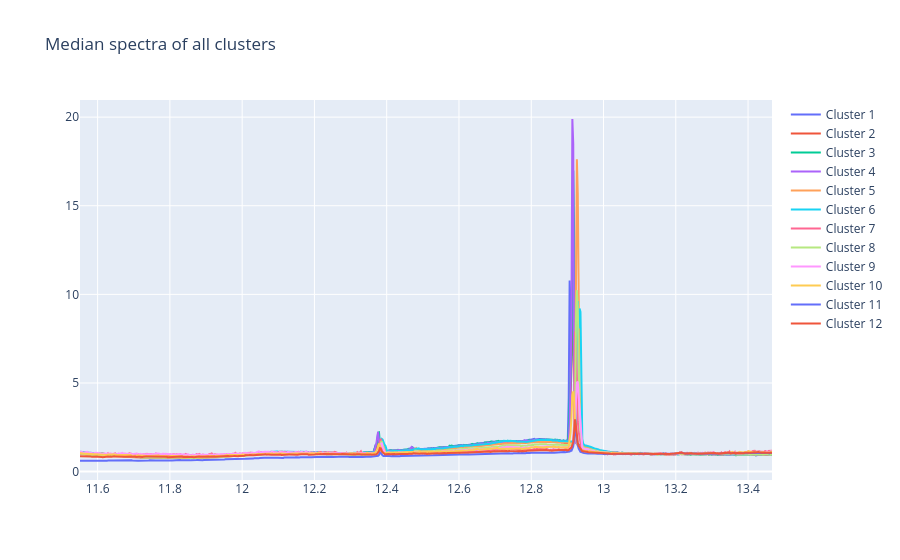

Notebook code for this chart:
### Code cell
# Median of all clusters
median_spectra = [hcl.get_cluster_median(i) for i in range(1, hcl.n+1)]

fig = go.Figure()
for i, median_spectrum in enumerate(median_spectra):
    fig.add_trace(go.Scatter(x=cb.lambdas, y=median_spectrum, mode='lines', name=f'Cluster {i+1}'))

fig.update_layout(title='Median spectra of all clusters')

### Figure 1 — Plotly figure (JSON) as saved in the notebook; plotly's stock layout.template omitted (floating-point values rounded to 4 significant figures; data arrays with more than 128 entries replaced by an {"elided": "..."} marker saying what was removed)
{"data": [{"mode": "lines", "name": "Cluster 1", "type": "scatter", "x": {"elided": "767 float values"}, "y": {"elided": "767 float values"}}, {"mode": "lines", "name": "Cluster 2", "type": "scatter", "x": {"elided": "767 float values"}, "y": {"elided": "767 float values"}}, {"mode": "lines", "name": "Cluster 3", "type": "scatter", "x": {"elided": "767 float values"}, "y": {"elided": "767 float values"}}, {"mode": "lines", "name": "Cluster 4", "type": "scatter", "x": {"elided": "767 float values"}, "y": {"elided": "767 float values"}}, {"mode": "lines", "name": "Cluster 5", "type": "scatter", "x": {"elided": "767 float values"}, "y": {"elided": "767 float values"}}, {"mode": "lines", "name": "Cluster 6", "type": "scatter", "x": {"elided": "767 float values"}, "y": {"elided": "767 float values"}}, {"mode": "lines", "name": "Cluster 7", "type": "scatter", "x": {"elided": "767 float values"}, "y": {"elided": "767 float values"}}, {"mode": "lines", "name": "Cluster 8", "type": "scatter", "x": {"elided": "767 float values"}, "y": {"elided": "767 float values"}}, {"mode": "lines", "name": "Cluster 9", "type": "scatter", "x": {"elided": "767 float values"}, "y": {"elided": "767 float values"}}, {"mode": "lines", "name": "Cluster 10", "type": "scatter", "x": {"elided": "767 float values"}, "y": {"elided": "767 float values"}}, {"mode": "lines", "name": "Cluster 11", "type": "scatter", "x": {"elided": "767 float values"}, "y": {"elided": "767 float values"}}, {"mode": "lines", "name": "Cluster 12", "type": "scatter", "x": {"elided": "767 float values"}, "y": {"elided": "767 float values"}}], "layout": {"title": {"text": "Median spectra of all clusters"}}}
